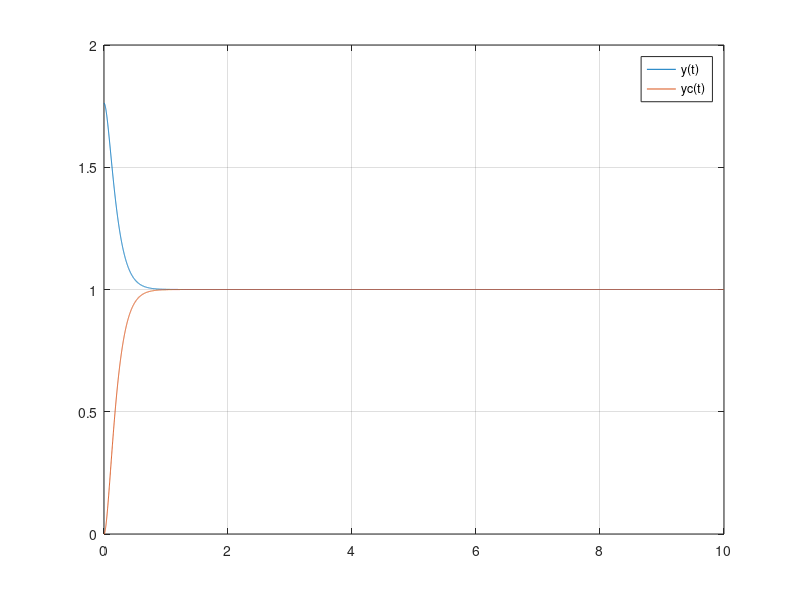

Source code (MATLAB):
clear
clc
A = [0 1; 88.158 0];
B = [ 0; 4.3742];
C = [  1 0];
D = 0;

%sistema en lazo abierto es la representacion de estado
sisla = ss(A,B,C,D);
%debido a su integrador va a crecer linealmente con el tiempo
tr= 1;
%polos_controlador
polos_con = [-9.2 -9.6];
K = place(A,B, polos_con);


Alc=A-B*K
sistemaLC=ss(Alc,B,C,D);
f=1/dcgain(sistemaLC)
sistemaLC=f*sistemaLC;


%% Diseño del observador

ra=rank(A)
W0=[C;C*A;];
rw0=rank(W0)  %ra=rw0 entonces es observable

%necesito que sea mucho mas rapido
polos_obs = polos_con*10;
L=place(A',C',polos_obs);
Ltrans= L';

%con el Controlador y el Estimador
ACE = [A -B*K; Ltrans*C A-Ltrans*C-B*K];
BCE = [B;B];
CCE = [C zeros(size(C))];
%

%figure(3)
%step(sislcce)
%grid on

%5 grados 
x0 = [5*pi/180  0];
val_init= [0 0 0 0]; %valores iniciales del observador

t = linspace(0,10,10000);
u=ones(size(t));

y=lsim(sistemaLC, u,t,x0);

sislcce = ss(ACE,BCE,CCE,0);
sislcce = sislcce/dcgain(sislcce);
yc= lsim(sislcce, u, t , val_init);

figure(1)
plot (t,y,t,yc)
legend ('y(t)', 'yc(t)')
grid on

